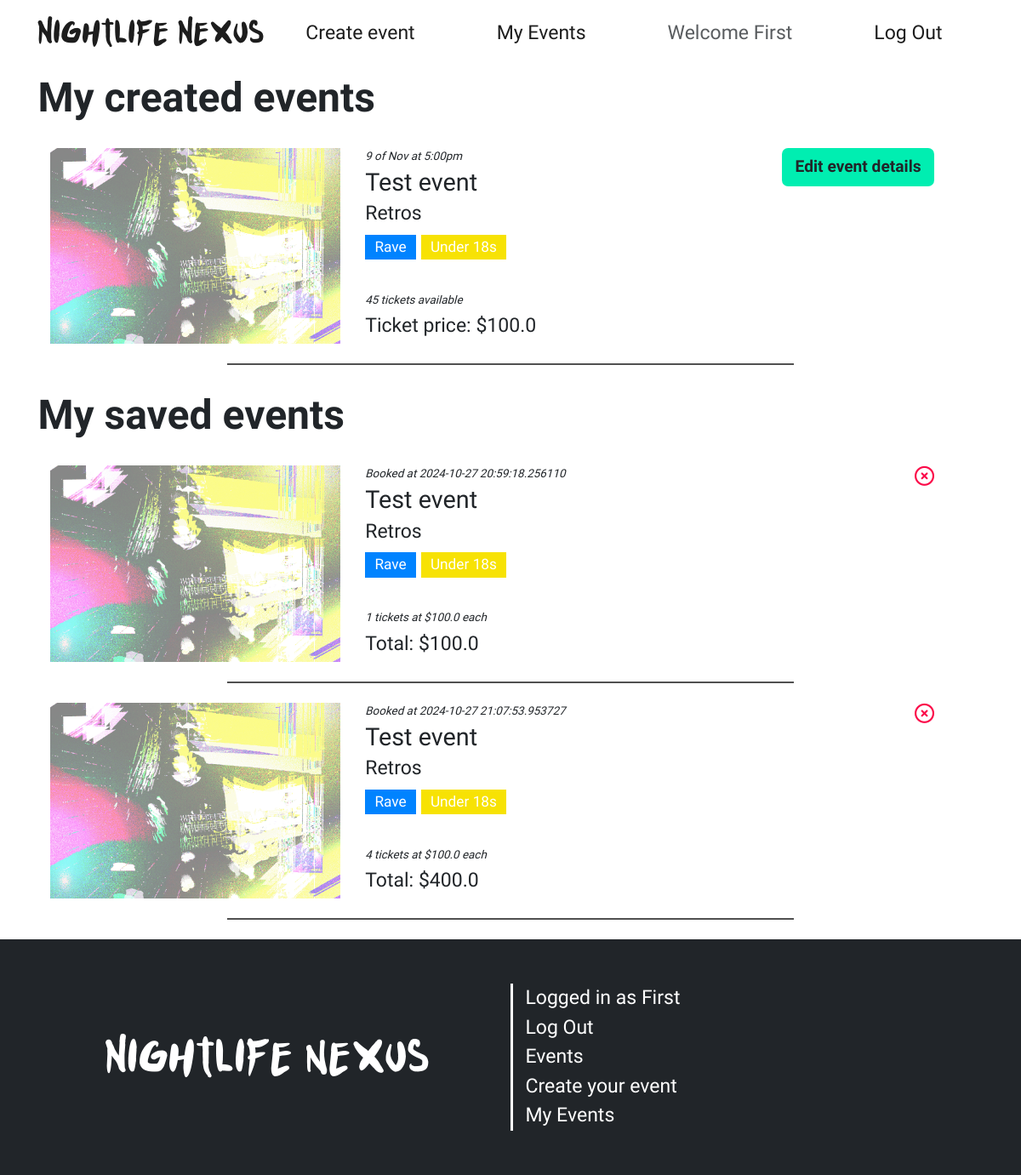
The app's page /events/bookings (signed in) with its own data.
### website/models.py (models this page shows, shortened)
class User(db.Model, UserMixin):
    __tablename__ = 'users'
    id = db.Column(db.Integer, primary_key=True)
    first_name = db.Column(db.String(50), nullable=False)
    surname = db.Column(db.String(50), nullable=False)
    email = db.Column(db.String(120), unique=True, nullable=False)
    password = db.Column(db.String(255), nullable=False)  # Make sure to hash passwords in practice
    contact_number = db.Column(db.String(15), nullable=False)
    street_address = db.Column(db.String(255), nullable=False)

class Events(db.Model):
    __tablename__ = 'events'
    id = db.Column(db.Integer, primary_key=True)
    title = db.Column(db.String(50), nullable=False)
    desc = db.Column(db.String(200), nullable=False)
    image = db.Column(db.String(100), nullable=False)  # Store the image file path
    date = db.Column(db.Integer, nullable=False)       # Store the selected date of the event
    month = db.Column(db.String(3), nullable=False)    # Store the selected month ('Jan', 'Feb')
    nightclub = db.Column(db.String(50), nullable=False)
    event_type = db.Column(db.String(50), nullable=False)
    age_range = db.Column(db.String(50), nullable=False)
    user_id = db.Column(db.Integer, db.ForeignKey('users.id'))
    time = db.Column(db.String(7), nullable=False)
    price = db.Column(db.Float(2), nullable=False)

class Bookings(db.Model):
    __tablename__ = 'bookings'
    id = db.Column(db.Integer, primary_key=True)
    price = db.Column(db.Float(2), nullable=False)
    quantity = db.Column(db.Integer, nullable=False)
    booked_date = db.Column(db.DateTime, default=datetime.now())
    event_id = db.Column(db.Integer, db.ForeignKey('events.id'))
    user_id = db.Column(db.Integer, db.ForeignKey('users.id'))

### website/events.py (the view)
@event_bp.route('/bookings')
@login_required
def bookings():
    user_events = db.session.query(Events).filter(Events.user_id == current_user.id)
    booked = db.session.query(Bookings, Events).filter(Events.id == Bookings.event_id, Bookings.user_id == current_user.id).all()
    return render_template('bookings.html', bookings=booked, user_events=user_events)

### website/__init__.py (called while the page is built)
def create_app():
    app = Flask(__name__)  # This is the name of the module/package that is calling this app
    app.debug = True
    app.secret_key = 'somesecretkey'
    app.config['SQLALCHEMY_DATABASE_URI'] = 'sqlite:///event_booking.db'  # Use one database
    app.config['SQLALCHEMY_TRACK_MODIFICATIONS'] = False  # To suppress SQLAlchemy warning
    db.init_app(app)
    Bootstrap5(app)
    login_manager = LoginManager()
    login_manager.login_view = 'auth.login'
    login_manager.init_app(app)
    from .models import User
    @login_manager.user_loader
    def load_user(user_id):
        return db.session.scalar(db.select(User).where(User.id == user_id))
    from . import views
    app.register_blueprint(views.main_bp)
    from . import events
    app.register_blueprint(events.event_bp)
    from . import auth
    app.register_blueprint(auth.auth_bp)
    return app

### website/templates/bookings.html
{% extends 'base.html' %}
{% block content %}
        <div class="container">
            {% if user_events %}
            <div class="">
                <div class="d-flex flex-column">
                    <h1 class="modal-title" id="exampleModalLabel">My created events</h1>
                </div>
            </div>
            <div>
            {% for userEvent in user_events %}
            <div class="row modalEvent">
                <span id="edit">
                    <a class="btn btn-edit" href="{{ url_for('events.edit', id=userEvent.id )}}">Edit event details</a>
                </span>
                <div class="col-md-4">
                    <a href="{{ url_for('events.show', id=userEvent.id) }}" class="aImg">
                        <img src="{{ userEvent.image }}" />
                    </a>
                </div>
                <div class="col-md-5 eventsList">
                    <span id="bookingID">{{ userEvent.date}} of {{ userEvent.month }} at {{ userEvent.time }}</span>
                    <h4>{{ userEvent.title }}</h4>
                    <p>{{ userEvent.nightclub }}</p>
                    <span class="badge ev-{{ userEvent.event_type }}">{% if userEvent.event_type == 'theme' %}Themed Party{% elif userEvent.event_type == 'rave' %}Rave{% else %}DJ Set{% endif %}</span>
                    <span class="badge age-{{ userEvent.age_range }}">{% if userEvent.age_range == 'ov18' %}Over 18s{% elif userEvent.age_range == 'un18' %}Under 18s{% else %}All ages{% endif %}</span>
                    <br><br>
                    <span id="bookingID">45 tickets available</span>
                    <p>Ticket price: ${{ userEvent.price }}</p>
                </div>
            </div>
            {% endfor %}
            </div>
            {% endif %}
            <div class="">
                <div class="d-flex flex-column">
                    <h1 class="modal-title" id="exampleModalLabel">My saved events</h1>
                </div>
            </div>
            <div>
            {% if bookings %}
                {% for booking in bookings %}
                    <form class="row modalEvent" action="{{ url_for('events.removeBooking', id=booking[0].id)}}">
                        <button id="close" type="submit" onclick="return confirm('Are you sure you want to remove this booking? Changes cannot be reversed.')"><i class="fa-regular fa-circle-xmark"></i></button>
                        <div class="col-md-4">
                            <a href="{{ url_for('events.show', id=booking[1].id) }}" class="aImg">
                                <img src="{{ booking[1].image }}" />
                            </a>
                        </div>
                        <div class="col-md-5 eventsList">
                            <span id="bookingID">Booked at {{ booking[0].booked_date }}</span>
                            <h4>{{ booking[1].title }}</h4>
                            <p>{{ booking[1].nightclub }}</p>
                            <span class="badge ev-{{ booking[1].event_type }}">{% if booking[1].event_type == 'theme' %}Themed Party{% elif booking[1].event_type == 'rave' %}Rave{% else %}DJ Set{% endif %}</span>
                            <span class="badge age-{{ booking[1].age_range }}">{% if booking[1].age_range == 'ov18' %}Over 18s{% elif booking[1].age_range == 'un18' %}Under 18s{% else %}All ages{% endif %}</span>
                            <br><br>
                            <span id="bookingID">{{ booking[0].quantity }} tickets at ${{ booking[0].price }} each</span>
                            <p>Total: ${{ booking[0].quantity * booking[0].price }}</p>
                        </div>
                    </form>
                {% endfor %}
            {%else%}
                <div class="h-50 d-flex align-items-center justify-content-center">
                    <h4>No events saved! Events you book will be shown here.</h4>
                </div>
            {% endif %}
            </div>
        </div>
{% endblock %}

### website/templates/base.html (shortened to what this page needs)
<html lang="en">
<head>
    <link href="https://cdn.jsdelivr.net/npm/bootstrap@5.3.3/dist/css/bootstrap.min.css" rel="stylesheet">
    <link href="/static/style/style.css" rel="stylesheet">
</head>
<body>
    <main class="{{background}}">
        <header class="navbar navbar-expand-lg flex-column">
            <div class="container">
                <a href="/"><h3 class="logo">Nightlife Nexus</h3></a>
                <div class="collapse navbar-collapse" id="navbar">
                    <ul class="navbar-nav nav w-100">
                        <li class="nav-item flex-fill"><a href="{{ url_for('events.create') }}">Create event</a></li>
                        <li class="nav-item flex-fill"><a href="{{ url_for('events.bookings') }}">My Events</a></li>
                        {% if current_user.is_authenticated %}
                        <li class="nav-item flex-fill"><a class="disabled text-muted" href="#">Welcome {{current_user.first_name}}</a></li>
                        <li class="nav-item flex-fill"><a href="{{ url_for('auth.logout') }}">Log Out</a></li>
                        {% else %}
                        <li class="nav-item flex-fill"><a href="{{ url_for('auth.register') }}">Register</a></li>
                        <li class="nav-item flex-fill"><a href="{{ url_for('auth.login') }}">Log In</a></li>
                        {% endif %}
                    </ul>
                </div>
            </div>
        </header>
        {% block content %}
        {% endblock %}
    </main>
    <footer>
        <div class="container">
            <div class="row align-items-center">
                <div class="col-md-6 d-flex justify-content-center align-items-center">
                    <h1 class="logo">Nightlife nexus</h1>
                </div>
                <div class="col-md-6 d-flex border-start align-items-center">
                    <ul class="list-group list-group-flush">
                        {% if current_user.is_authenticated %}
                        <li class="list-group-item"><a class="disabled" href="#">Logged in as {{current_user.first_name}}</a></li>
                        <li class="list-group-item"><a href="{{ url_for('auth.logout') }}">Log Out</a></li>
                        {% else %}
                        <li class="list-group-item"><a href="{{ url_for('auth.login') }}">Log In</a></li>
                        {% endif %}
                        <li class="list-group-item"><a href="/">Events</a></li>
                        <li class="list-group-item"><a href="/events/create">Create your event</a></li>
                        <li class="list-group-item"><a href="/bookings">My Events</a></li>
                    </ul>
                </div>
            </div>
        </div>
    </footer>
</body>
</html>

### website/static/style/style.css (style rules this page uses)
:root { --main-blue: #0083ff; --main-purple: #7900ff; --main-pink: #ee00ab; --main-green: #00eeb1; --main-yellow: #f7e204; --main-red: #fb0a49; --main-orange: #f7a104; --purple-2: #4b3bff; --main-grey: #cacaca; }
html, body { font-family: "Lexend", sans-serif; font-weight: 400; font-size: 1.2em; min-height: 100vh; }
.navbar { text-align: center; padding: 1rem; }
.navbar a, .navbar button { transition: 200ms ease-in-out; color: #1d1d1d; text-decoration: none; }
footer a, footer button { transition: 200ms ease-in-out; }
.logo { font-family: "Punkboy"; margin: 0; text-align: center; }
h1, h2, h3 { font-family: "Lexend Exa", system-ui; font-optical-sizing: auto; font-weight: 700; font-style: normal; }
footer { background: var(--bs-body-color); min-height: 12em; display: flex; align-items: center; justify-content: center; color: white; }
footer ul { text-align: left; }
footer .list-group-item { background: none; padding: 0.2em; }
footer a, footer button { color: white; text-decoration: none; padding: 0; }
footer .border-end, footer .border-start { border-color: white !important; }
ul { margin-bottom: 0; }
.list-group-flush .list-group-item { border: none; background: transparent; padding: 0; }
.badge { display: inline-block; border-radius: 0; font-weight: 500; }
.ev-rave { background: var(--main-blue); }
.age-un18 { background: var(--main-yellow) }
.event p, h1 { margin: 0; }
.border-top, .border-bottom, .border-end, .border-start { border-color: black !important; border-width: 3px !important; }
.aImg img { width: 100%; height: 10em; object-fit: cover; opacity: 0.6; transition: 200ms ease-in-out }
.eventsList h4, .eventsList p, .eventsList span { margin: 3px 0; }
.modalEvent { margin: 1em 0; }
.modalEvent::after { content: ""; background: #505050; height: 2px; width: 60%; margin: 1em 20% 0 20%; }
.btn-edit { background: var(--main-green); margin-top: 1em; font-weight: bold; display: block; margin: 0; }
#close, #edit { float: right; color: var(--main-red); background: none; border: 0; position: absolute; display: flex; align-items: end; width: 89%; flex-direction: column; width: 89%; }
#bookingID { font-size: 0.7rem; font-style: italic; }

### records on screen
User: first_name "First"
Events: image (picture), date "9", month "Nov", time "5:00pm", title "Test event", nightclub "Retros", event_type "Rave", age_range "Under 18s", price "100.0"
Bookings: image (picture), booked_date "2024-10-27 20:59:18.256110", title "Test event", nightclub "Retros", quantity "1", price "100.0", booking[0].quantity*booking[0].price "100.0"
Bookings: image (picture), booked_date "2024-10-27 21:07:53.953727", title "Test event", nightclub "Retros", quantity "4", price "100.0", booking[0].quantity*booking[0].price "400.0"
